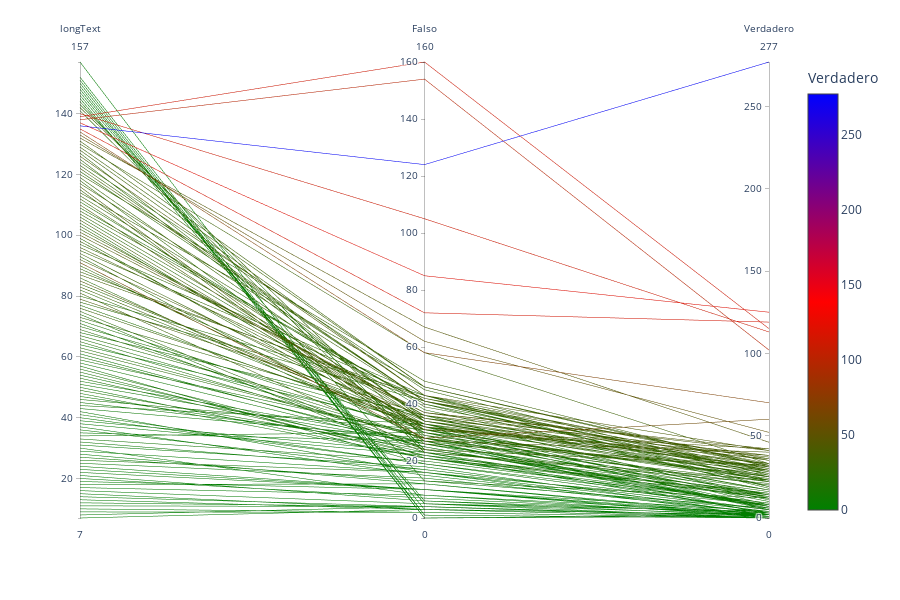

Source (notebook cell):
### Code cell
px.parallel_coordinates(long_target, color="Verdadero", color_continuous_scale=['green',"red","blue"])
#fig2_verdadero

### Figure 1 — Plotly figure (JSON) as saved in the notebook; plotly's stock layout.template omitted (floating-point values rounded to 4 significant figures; data arrays with more than 128 entries replaced by an {"elided": "..."} marker saying what was removed)
{"data": [{"dimensions": [{"label": "longText", "values": {"elided": "147 int values"}}, {"label": "Falso", "values": {"elided": "147 int values"}}, {"label": "Verdadero", "values": {"elided": "147 int values"}}], "domain": {"x": [0, 0.98], "y": [0, 1]}, "line": {"color": {"elided": "147 int values"}, "coloraxis": "coloraxis"}, "name": "", "type": "parcoords"}], "layout": {"coloraxis": {"colorbar": {"title": {"text": "Verdadero"}}, "colorscale": [[0, "green"], [0.5, "red"], [1, "blue"]]}, "height": 600, "legend": {"tracegroupgap": 0}, "margin": {"t": 60}}}
